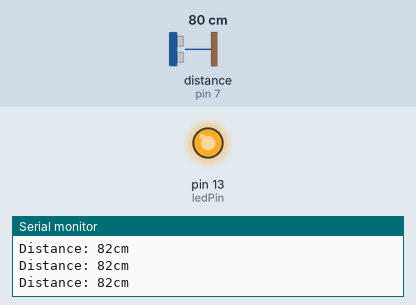
Bench run of a sketch on a simulated Arduino Uno, built with avr-gcc and run on an emulated ATmega328P. On the bench: output pins drawn as LEDs (lit = HIGH), the last lines printed to the serial monitor. Wiring (inferred from the names in the program): ultrasonic range finder: trigger pin 7; echo pin 7. The inputs (shaded band) are chosen by the test bench; at power-on: distance to the obstacle (sensor on pin 7) 80 cm. The echo pulse lasts 58.3 µs per cm.

Above: at 1.2 s.
1.3 s: distance to the obstacle (sensor on pin 7) set to 91 cm
2.8 s: distance to the obstacle (sensor on pin 7) set to 101 cm
At 3.5 s:
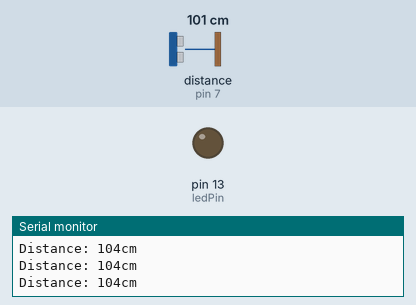
4.3 s: distance to the obstacle (sensor on pin 7) set to 9 cm
At 5.5 s:
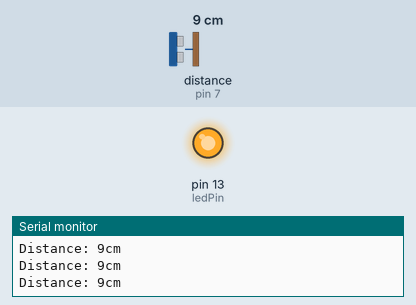
5.8 s: distance to the obstacle (sensor on pin 7) set to 120 cm
At 6.6 s:
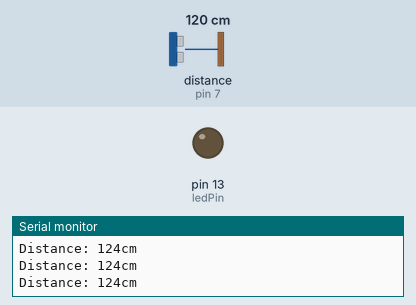
Timing chart, 0 to 8.3 s (numbered marks = the images above; inputs shaded):
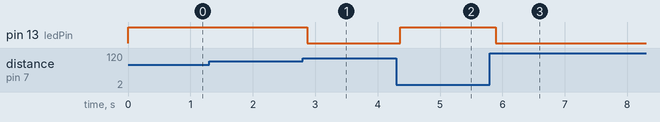

Measured:
- the behaviour switches between 96 and 97 cm on distance to the obstacle (sensor on pin 7) (found by bisection; images 0 and 1)
- after the input at 2.8 s, pin 13 (ledPin): HIGH → LOW after 0.07 s
- after the input at 4.3 s, pin 13 (ledPin): LOW → HIGH after 0.06 s
- after the input at 5.8 s, pin 13 (ledPin): HIGH → LOW after 0.09 s

The sketch:

circuit_distance_sensor1.ino
```cpp
const int pingPin = 7;
const int ledPin = 13;

void setup() {

  Serial.begin(9600);
  pinMode(ledPin, OUTPUT);
}

void loop() {

  long duration, cm;


  pinMode(pingPin, OUTPUT);
  digitalWrite(pingPin, LOW);
  delayMicroseconds(3);
  digitalWrite(pingPin, HIGH);
  delayMicroseconds(6);
  digitalWrite(pingPin, LOW);

  pinMode(pingPin, INPUT);
  duration = pulseIn(pingPin, HIGH);


  cm = microsecondsToCentimeters(duration);


  Serial.print("Distance: ");
  Serial.print(cm);
  Serial.print("cm");
  Serial.println();


  if(cm < 100) {
    digitalWrite(ledPin, HIGH);
  }
  else {
    digitalWrite(ledPin, LOW);
  }

  delay(100);
}


long microsecondsToCentimeters(long microseconds) {

  return microseconds / 28 / 2;
}
```
